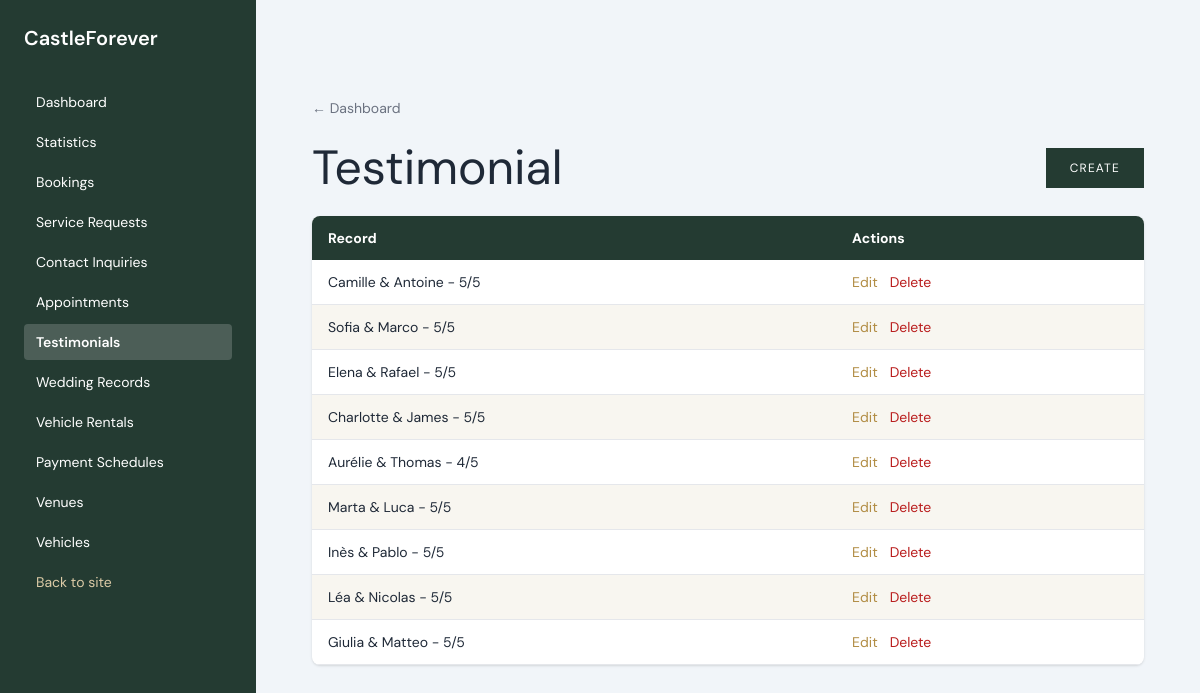
The app's page /dashboard/testimonials/ (signed in) with its own data.
### core/models.py (models this page shows, shortened)
class Testimonial(models.Model):
    couple_names = models.CharField(_("Couple names"), max_length=180)
    venue = models.ForeignKey(
        "catalog.Venue",
        on_delete=models.SET_NULL,
        null=True,
        blank=True,
        related_name="testimonials",
        verbose_name=_("Estate"),
    )
    location = models.CharField(_("Location"), max_length=120, blank=True)
    event_date = models.DateField(_("Event date"), null=True, blank=True)
    rating = models.PositiveSmallIntegerField(
        _("Rating"),
        default=5,
        validators=[MinValueValidator(1), MaxValueValidator(5)],
    )
    quote = models.TextField(_("Testimonial"))
    image = models.ImageField(_("Photo"), upload_to="testimonials/", blank=True)
    image_url = models.URLField(_("Photo URL"), blank=True)
    is_published = models.BooleanField(_("Published"), default=True)
    position = models.PositiveSmallIntegerField(_("Display order"), default=0)
    class Meta:
        ordering = ["position", "-event_date", "pk"]
        verbose_name = _("Testimonial")
        verbose_name_plural = _("Testimonials")
    def __str__(self):
        return f"{self.couple_names}  -  {self.rating}/5"

### core/views.py (the view)
# urls.py: path("dashboard/testimonials/", views.TestimonialListView.as_view(), name="testimonial-list"),
class TestimonialListView(DashboardListView):
    model = Testimonial
    model_name = "Testimonial"
    create_url_name = "core:testimonial-create"
    update_url_name = "core:testimonial-update"
    delete_url_name = "core:testimonial-delete"

### core/views.py (called while the page is built)
    def test_func(self):
        return self.request.user.is_staff

    def get_context_data(self, **kwargs):
        context = super().get_context_data(**kwargs)
        context["model_name"] = self.model_name
        context["create_url_name"] = self.create_url_name
        context["update_url_name"] = self.update_url_name
        context["delete_url_name"] = self.delete_url_name
        return context

### core/templates/core/dashboard_list.html (shortened to what this page needs)
{% extends "core/dashboard_layout.html" %}
{% load static i18n %}
{% block content %}
<main class="max-w-7xl mx-auto px-6 py-16">
  <a href="{% url 'core:dashboard' %}" class="text-sm text-gray-500">← {% trans "Dashboard" %}</a>
  <div class="flex items-center justify-between mt-6">
    <h1 class="font-display text-5xl">{{ model_name }}</h1>
    <a href="{% url create_url_name %}" class="bg-forest text-white py-3 px-6 uppercase tracking-widest text-xs">{% trans "Create" %} </a>
  </div>
  <div class="mt-6 overflow-x-auto bg-white rounded-lg shadow">
    <table class="dashboard-table w-full text-sm">
      <thead>
        <tr class="text-left">
          <th class="py-3 px-4">{% trans "Record" %}</th>
          <th class="py-3 px-4">{% trans "Actions" %}</th>
        </tr>
      </thead>
      <tbody>
        {% for obj in objects %}
          <tr class="border-b">
            <td class="py-3 px-4">{{ obj }}</td>
            <td class="py-3 px-4 flex gap-3">
              <a href="{% url update_url_name obj.pk %}" class="text-[#b18c43] hover:underline">{% trans "Edit" %}</a>
              <a href="{% url delete_url_name obj.pk %}" class="text-red-700 hover:underline">{% trans "Delete" %}</a>
            </td>
          </tr>
        {% empty %}
          <tr><td colspan="2" class="py-6 px-4 text-gray-500">{% trans "No records yet." %}</td></tr>
        {% endfor %}
      </tbody>
    </table>
  </div>
</main>
{% endblock %}

### core/templates/core/dashboard_layout.html (style rules this page uses)
body { font-family: "DM Sans", sans-serif; }
.dashboard-table th { background: #243B32; color: white; }
.dashboard-table td, .dashboard-table th { padding: 12px 16px; }
.dashboard-table tr:nth-child(even) { background: #f8f6f0; }

### records on screen
Testimonial: couple_names+rating "Camille & Antoine - 5/5"
Testimonial: couple_names+rating "Sofia & Marco - 5/5"
Testimonial: couple_names+rating "Elena & Rafael - 5/5"
Testimonial: couple_names+rating "Charlotte & James - 5/5"
Testimonial: couple_names+rating "Aurélie & Thomas - 4/5"
Testimonial: couple_names+rating "Marta & Luca - 5/5"
Testimonial: couple_names+rating "Inès & Pablo - 5/5"
Testimonial: couple_names+rating "Léa & Nicolas - 5/5"
Testimonial: couple_names+rating "Giulia & Matteo - 5/5"

### other values on screen
{{ model_name }} "Testimonial"
